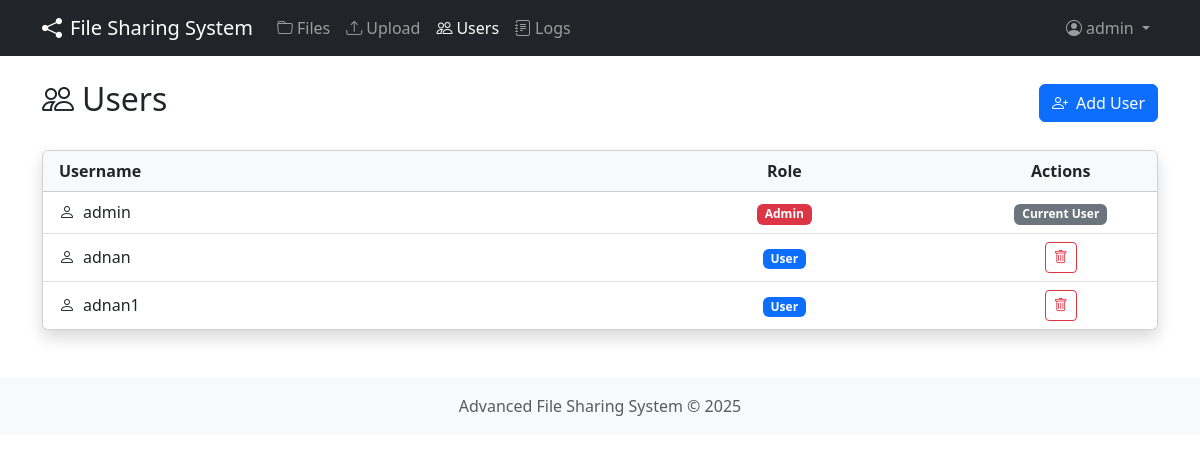
Page /users (signed in) on the earlier database version.
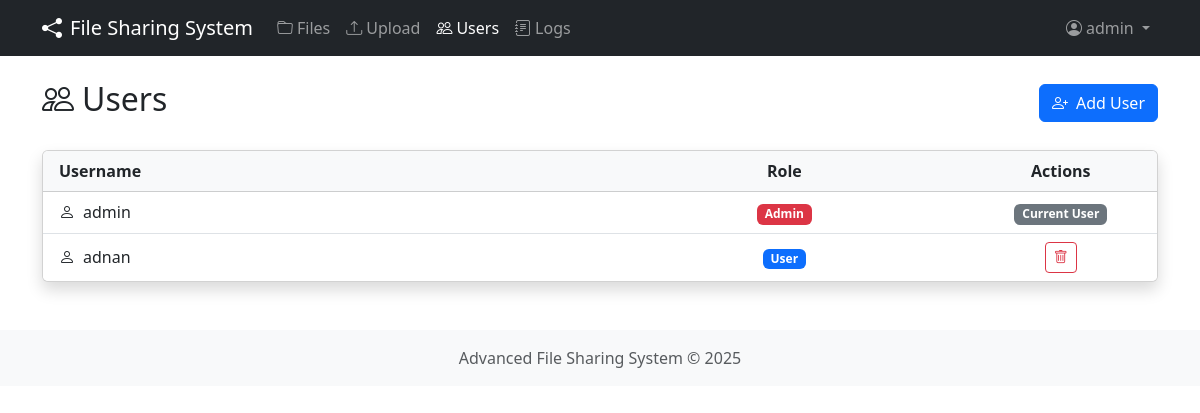
Same page on the later database version.
### tables this page shows
CREATE TABLE users (
                username TEXT PRIMARY KEY,
                password_hash TEXT NOT NULL,
                role TEXT NOT NULL,
                created_at TIMESTAMP DEFAULT CURRENT_TIMESTAMP
            );

### server/web_server.py (the view)
@app.route('/users')
@login_required
def users():
    if current_user.role != ROLE_ADMIN:
        flash('You do not have permission to view users', 'danger')
        return redirect(url_for('files'))
    users_dict = db.list_users()
    users_list = []
    for username, user_data in users_dict.items():
        users_list.append({
            'username': username,
            'role': user_data['role']
        })
    return render_template('users.html', users=users_list)

### database.py (called while the page is built)
    def get_user_role(self, username):
        try:
            conn = sqlite3.connect(self.db_file)
            cursor = conn.cursor()
            cursor.execute("SELECT role FROM users WHERE username = ?", (username,))
            result = cursor.fetchone()
            conn.close()
            if result:
                return result[0]
            return None
        except Exception as e:
            logger.error(f"Error getting user role: {str(e)}")
            return None

    def list_users(self):
        try:
            conn = sqlite3.connect(self.db_file)
            cursor = conn.cursor()
            cursor.execute("SELECT username, role FROM users ORDER BY username")
            result = cursor.fetchall()
            conn.close()
            if not result:
                logger.warning("No users found in database")
                return {}
            users = {username: {"role": role} for username, role in result}
            logger.info(f"Retrieved {len(users)} users from database")
            return users
        except Exception as e:
            logger.error(f"Error listing users: {str(e)}")
            return {}

### server/web_server.py (called while the page is built)
@login_manager.user_loader
def load_user(user_id):
    role = db.get_user_role(user_id)
    if role:
        return User(user_id, role)
    return None

@app.context_processor
def inject_now():
    return {'now': datetime.now()}

### server/templates/users.html (shortened to what this page needs)
{% extends "base.html" %}
{% block content %}
<div class="d-flex justify-content-between align-items-center mb-4">
    <h2><i class="bi bi-people me-2"></i>Users</h2>
    <a href="{{ url_for('add_user') }}" class="btn btn-primary">
        <i class="bi bi-person-plus me-2"></i>Add User
    </a>
</div>
{% if users %}
<div class="card shadow">
    <div class="card-header bg-light">
        <div class="row">
            <div class="col-md-6">
                <strong>Username</strong>
            </div>
            <div class="col-md-4 text-center">
                <strong>Role</strong>
            </div>
            <div class="col-md-2 text-center">
                <strong>Actions</strong>
            </div>
        </div>
    </div>
    <div class="list-group list-group-flush">
        {% for user in users %}
        <div class="list-group-item">
            <div class="row align-items-center">
                <div class="col-md-6">
                    <i class="bi bi-person me-2"></i>{{ user.username }}
                </div>
                <div class="col-md-4 text-center">
                    {% if user.role == 'admin' %}
                    <span class="badge bg-danger">Admin</span>
                    {% else %}
                    <span class="badge bg-primary">User</span>
                    {% endif %}
                </div>
                <div class="col-md-2 text-center">
                    {% if user.username != current_user.username %}
                    <button type="button" class="btn btn-sm btn-outline-danger" title="Delete"
                            data-bs-toggle="modal" data-bs-target="#deleteUserModal"
                            data-username="{{ user.username }}">
                        <i class="bi bi-trash"></i>
                    </button>
                    {% else %}
                    <span class="badge bg-secondary">Current User</span>
                    {% endif %}
                </div>
            </div>
        </div>
        {% endfor %}
    </div>
</div>
{% else %}
<div class="alert alert-info">
    <i class="bi bi-info-circle me-2"></i>No users found.
</div>
{% endif %}
{% endblock %}

### server/templates/base.html (shortened to what this page needs)
<!DOCTYPE html>
<html lang="en">
<head>
    <link href="https://cdn.jsdelivr.net/npm/bootstrap@5.3.0/dist/css/bootstrap.min.css" rel="stylesheet">
    <link rel="stylesheet" href="https://cdn.jsdelivr.net/npm/bootstrap-icons@1.10.0/font/bootstrap-icons.css">
    <link rel="stylesheet" href="{{ url_for('static', filename='css/style.css') }}">
</head>
<body>
    <nav class="navbar navbar-expand-lg navbar-dark bg-dark">
        <div class="container">
            <a class="navbar-brand" href="{{ url_for('index') }}">
                <i class="bi bi-share-fill me-2"></i>File Sharing System
            </a>
            <div class="collapse navbar-collapse" id="navbarNav">
                <ul class="navbar-nav me-auto">
                    {% if current_user.is_authenticated %}
                    <li class="nav-item">
                        <a class="nav-link {% if request.endpoint == 'files' %}active{% endif %}" href="{{ url_for('files') }}">
                            <i class="bi bi-folder me-1"></i>Files
                        </a>
                    </li>
                    <li class="nav-item">
                        <a class="nav-link {% if request.endpoint == 'upload' %}active{% endif %}" href="{{ url_for('upload') }}">
                            <i class="bi bi-upload me-1"></i>Upload
                        </a>
                    </li>
                    {% if current_user.role == 'admin' %}
                    <li class="nav-item">
                        <a class="nav-link {% if request.endpoint == 'users' %}active{% endif %}" href="{{ url_for('users') }}">
                            <i class="bi bi-people me-1"></i>Users
                        </a>
                    </li>
                    <li class="nav-item">
                        <a class="nav-link {% if request.endpoint == 'logs' %}active{% endif %}" href="{{ url_for('logs') }}">
                            <i class="bi bi-journal-text me-1"></i>Logs
                        </a>
                    </li>
                    {% endif %}
                    {% endif %}
                </ul>
                <ul class="navbar-nav">
                    {% if current_user.is_authenticated %}
                    <li class="nav-item dropdown">
                        <a class="nav-link dropdown-toggle" href="#" id="userDropdown" role="button" data-bs-toggle="dropdown">
                            <i class="bi bi-person-circle me-1"></i>{{ current_user.username }}
                        </a>
                    </li>
                    {% else %}
                    <li class="nav-item">
                        <a class="nav-link" href="{{ url_for('login') }}">Login</a>
                    </li>
                    {% endif %}
                </ul>
            </div>
        </div>
    </nav>
    <div class="container mt-4">
        {% block content %}{% endblock %}
    </div>
    <footer class="footer mt-5 py-3 bg-light">
        <div class="container text-center">
            <span class="text-muted">Advanced File Sharing System &copy; {{ now.year }}</span>
        </div>
    </footer>
</body>
</html>

### server/static/css/style.css (style rules this page uses)
body { min-height: 100vh; display: flex; flex-direction: column; }
.footer { margin-top: auto; }
.card.shadow { box-shadow: 0 0.5rem 1rem rgba(0, 0, 0, 0.15) !important; transition: box-shadow 0.3s ease; }
.btn { transition: all 0.2s ease; }

Differences in the rows shown:
removed users: username "adnan1", role "User"
